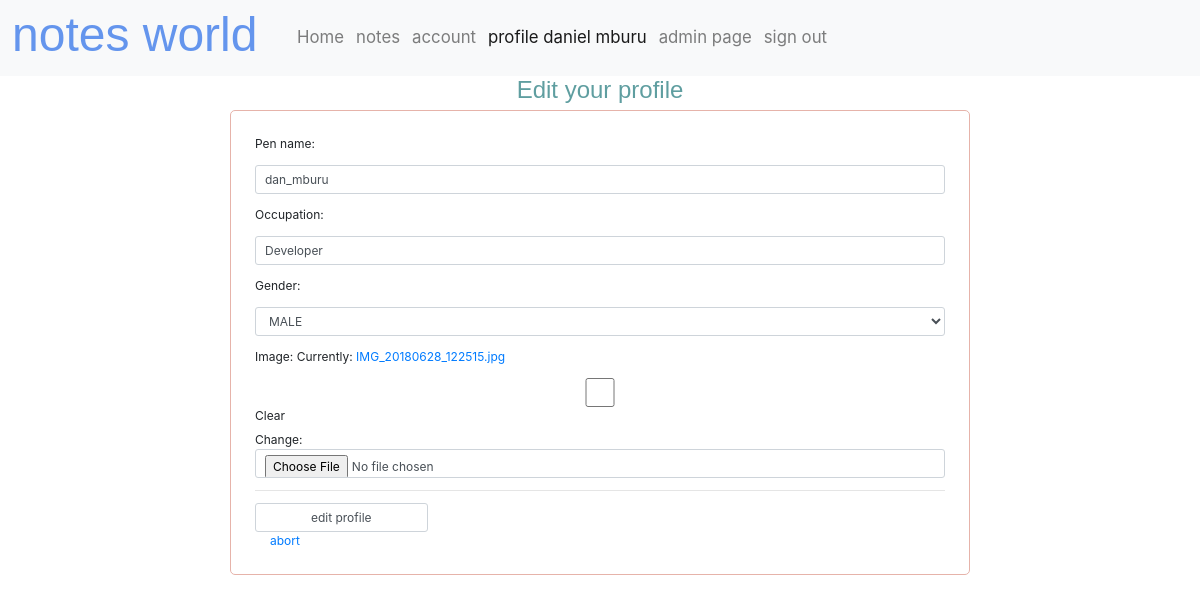
The app's page /account/profile/edit/1/ (signed in), older data.
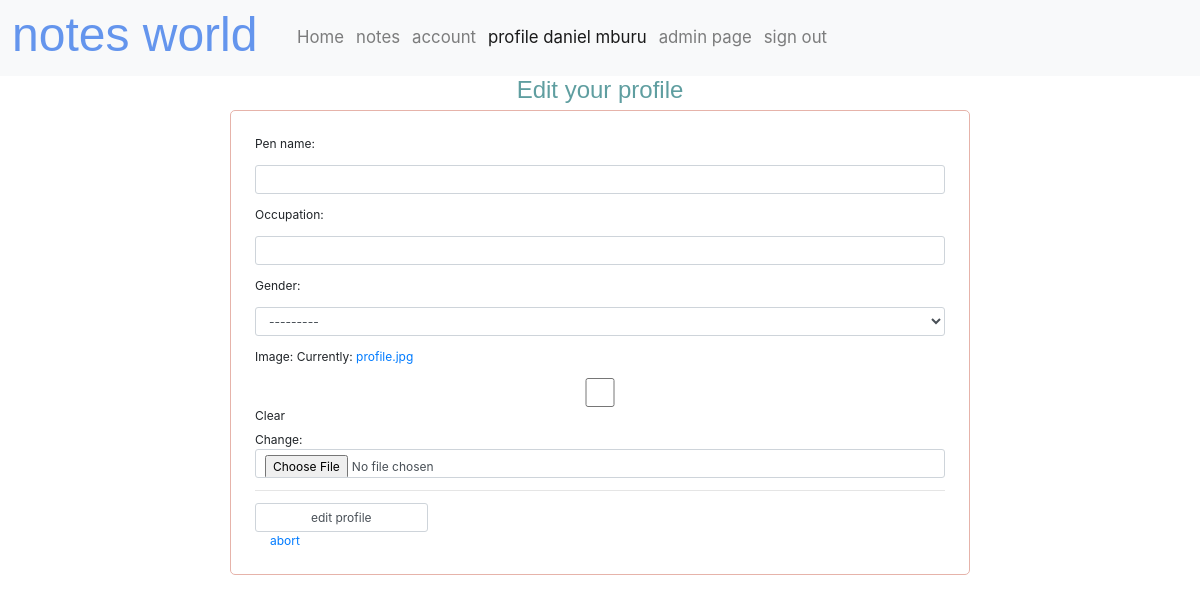
The same page, newer data.
### account/models.py (models this page shows, shortened)
class Profile(models.Model):
    gender_options = (("M", "MALE"), ("F", "FEMALE"), ("NON", "PREFER NOT TO SAY"),)
    user = models.OneToOneField(User, on_delete=models.CASCADE)
    image = models.ImageField(default="profile.jpg", blank=True, null=True)
    occupation = models.CharField(max_length=100, blank=True, null=True)
    gender = models.CharField(max_length=3, choices=gender_options, blank=True, null=True)
    pen_name = models.CharField(max_length=200)
    objects = models.Manager()

### account/views.py (the view)
# urls.py: path('profile/edit/<int:pk>/', views.ProfileEditView.as_view(), name="profile-edit"),
class ProfileEditView(LoginRequiredMixin, generic.UpdateView):
    model = Profile
    form_class = ProfileForm
    template_name = "account/profile_create.html"
    template_name_suffix = "_create"
    def get_context_data(self, **kwargs):
        context = super().get_context_data(**kwargs)
        context['input_name'] = "edit profile"
        return context

### account/forms.py
class ProfileForm(forms.ModelForm):
    class Meta:
        model = Profile
        fields = ("pen_name", "occupation", "gender", "image")

### account/templates/account/profile_create.html (shortened to what this page needs)
{% extends "base.html" %}
{% block profile %}active{% endblock profile %}
{% block content %}
    <div class="container">
        {% if user.profile.id == profile.id %}
        <h2 class="text-center">Edit your profile</h2>
        <div class="col-md-8 container" id="profile-form">
            {% include "form_template.html" %}
            <a type="url" href="{% url 'base_account:profile' %}" class="btn-outline col-sm-3">abort</a>
        </div>
        {% else %}
            {% include 'action_forbiden.html' %}
        {% endif %}
    </div>
{% endblock content %}

### note/templates/form_template.html (shortened to what this page needs)
<form action="" method="post" enctype="multipart/form-data">
    {% for field in form %}
        <div class="form-group">
            <label>{{ field.label_tag }}</label>
            {{ field }}
        </div>
    {% endfor %}
    <hr>
    <input type="submit" class="col-sm-3 btn-outline" value="{{ input_name }}">
</form>

Row changes from the older to the newer data that the page shows:
changed Profile: pen_name "dan_mburu" → (not shown); occupation "Developer" → (not shown); gender "MALE" → "---------"
Text that changed along with them:
text no longer shown: "Currently: IMG_20180628_122515.jpg Clear Change:"
text now shown: "Currently: profile.jpg Clear Change:"
